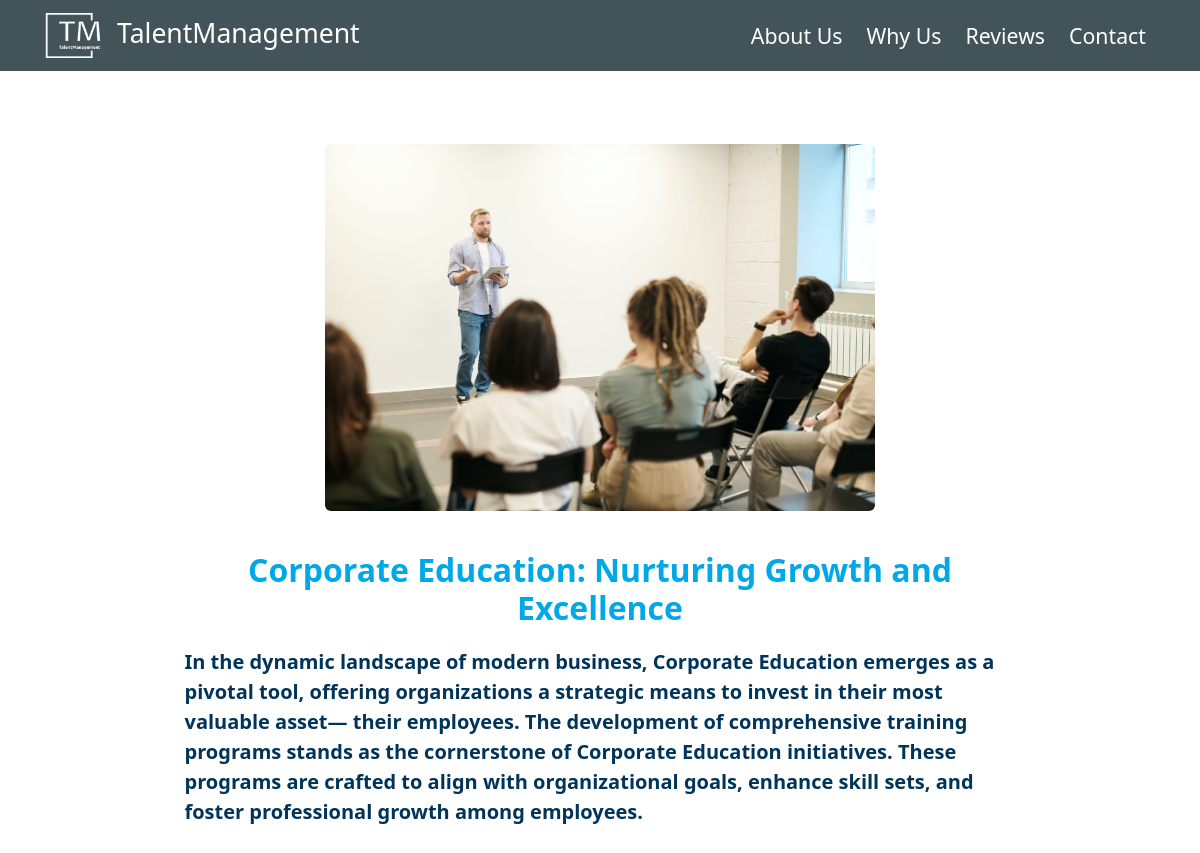
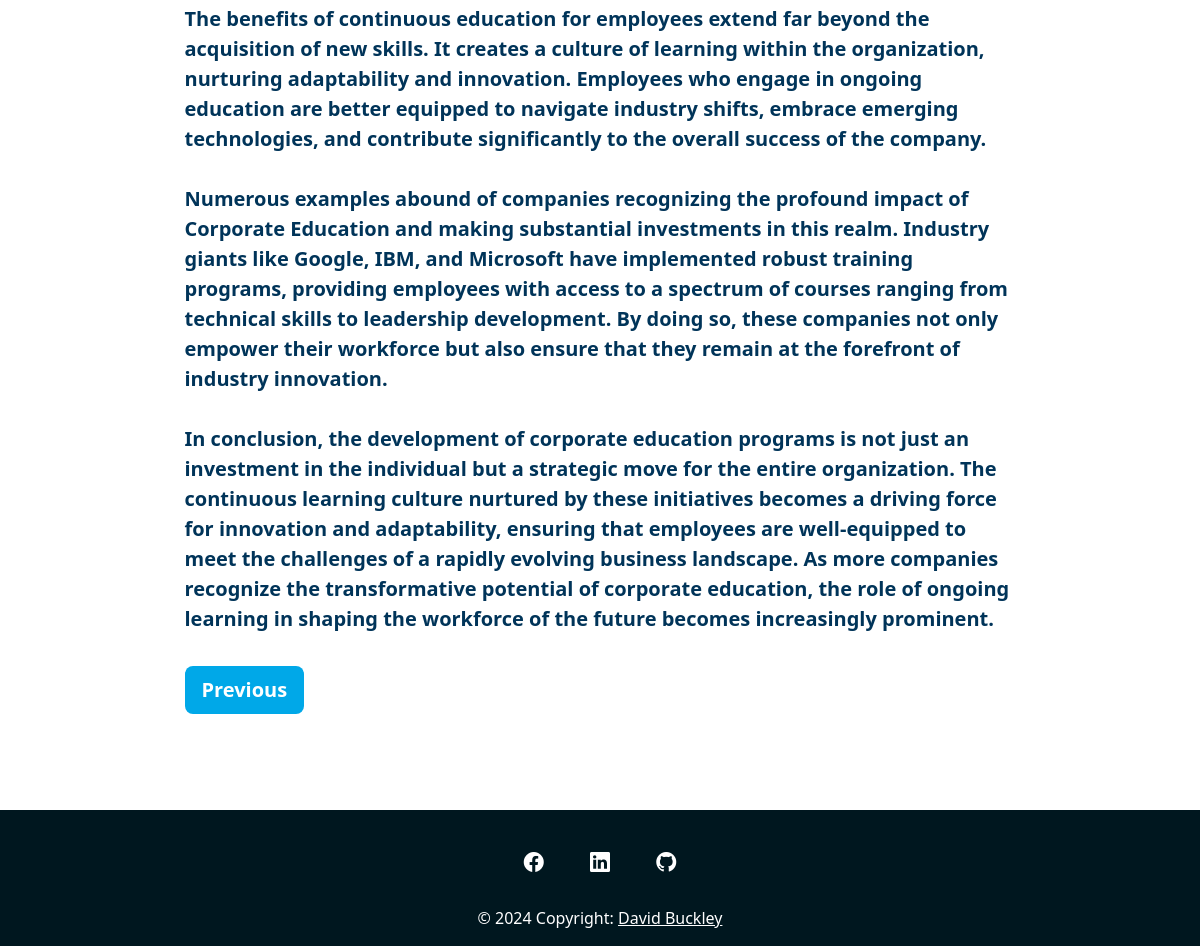
/article/6/, run on the app's committed database (2 pictures, top to bottom).
### base/models.py (models this page shows, shortened)
class Article(models.Model):
    name = models.CharField(max_length=60)
    description = models.TextField(max_length=600)
    body = models.TextField()
    image = models.ImageField(default="hr-1.jpg", upload_to='uploads/articles')
    date_created = models.DateTimeField(auto_now_add=True)
    date_modified = models.DateTimeField(auto_now=True)
    class Meta:
        ordering = ['-date_created']

### base/views.py (the view)
# urls.py: path('article/<str:pk>/', views.article, name='article'),
def article(request, pk):
    article = Article.objects.get(id=pk)
    context = {'article': article}
    return render(request, 'article.html', context)

### templates/article.html
{% extends 'base.html' %}
{% block content %}
  <section class="py-5 mt-5">
    <div class="container mb-5 mt-5">
      <div class="card mb-3 text-center" style="max-width: 100%;">
        <div class="row align-items-center">
          <div class="col-md align-self-start">
            <img src="{{ article.image.url }}" style="max-height: 550px; max-width: 550px" class=" img-fluid rounded"
                 alt="...">
          </div>
        </div>
      </div>
      <div class="row align-items-center justify-content-center">
        <div class="col-md-9">
          <div class="card-body align-items-center">
            <h2 class="text-center mb-0 mb-sm-3 fw-bold text-blue mt-4">{{ article.name }}</h2>
            <p class="fw-bold text-blue-dark pt-1 lead">{{ article.body|linebreaksbr }}</p>
            <input type="button" class="botao btn btn-lg align-self-center mt-3 fw-bold text-white"
                   style="background-color: #00A8E8" onclick="history.back()"
                   value="Previous">
          </div>
        </div>
      </div>
    </div>
  </section>
{% endblock content %}

### static/style.css (style rules this page uses)
body::before { display: block; content: ''; }
.text-blue { color: #00A8E8; }
.text-blue-dark { color: rgb(0, 52, 89) }

### data on the page
Article: image (picture), name "Corporate Education: Nurturing Growth and Excellence", body "In the dynamic landscape of modern business, Corporate Education emerges as a pivotal tool, offering organizations a strategic means to invest in their most valuable asset— their employees. The development of comprehensive training programs stands as the cornerstone of Corporate Education initiatives. These programs are crafted to align with organizational goals, enhance skill sets, and foster professional growth among employees. The benefits of continuous education for employees extend far beyond the acquisition of new skills. It creates a culture of learning within the organization, nurturing adaptability and innovation. Employees who engage in ongoing education are better equipped to…"
